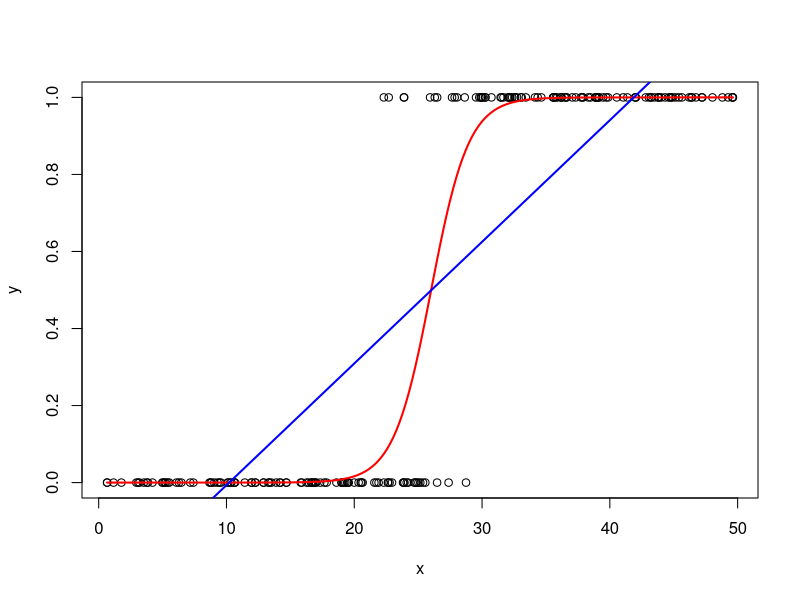

Write R code to recreate this figure.
# generate some data
# here we know the underlying model
# but in real life, we obviously wouldnt 
# thats the point
set.seed(1)
n <- 200#000
x <- runif(n, 0, 50)
p <- 1 / (1 + exp(-(-25 + 1 * x))) 
y <- rbinom(n, size = 1, prob = p)   

df <- data.frame(x = x, y = y)


plot(x,y)

# here we make a logistic regression model of the data
logitModel <- glm(y ~ x, family = binomial, data = df)

# show the model results
summary(logitModel)
coef(logitModel)

# make predictions for 5 values
predictVals <- data.frame(x = c(5,25,45))
predict(logitModel, newdata = predictVals, type = "response")  

# this is very close to how we modeled the simulation
1 / (1 + exp(-(-3 + 0.1 * predictVals$x))) 

# get marginal means for 5 values
library(emmeans)
emeanRes <- emmeans(logitModel, ~ x, at = list(x = c(10, 20, 30, 40, -30)), type = "response")
emeanRes

linmod <- lm(y~x, data = df)
emmeans( linmod, ~x, at = list(x=c(5,25,45)), type="response" )

predict(logitModel, newdata = predictVals, type = "response")  
predict( linmod, newdata = predictVals, type = "response")  




predList <- seq(min(df$x), max(df$x), length.out = 200)
predictions <- data.frame(x=predList)

predictions$logitPredictions <- predict(logitModel, newdata = predictions, type = "response")
predictions$lineaPredictions <- predict(linmod, newdata = predictions, type = "response")

lines(predictions$x, predictions$logitPredictions, col="red",lwd=2)

lines(predictions$x, predictions$lineaPredictions, col="blue",lwd=2)
